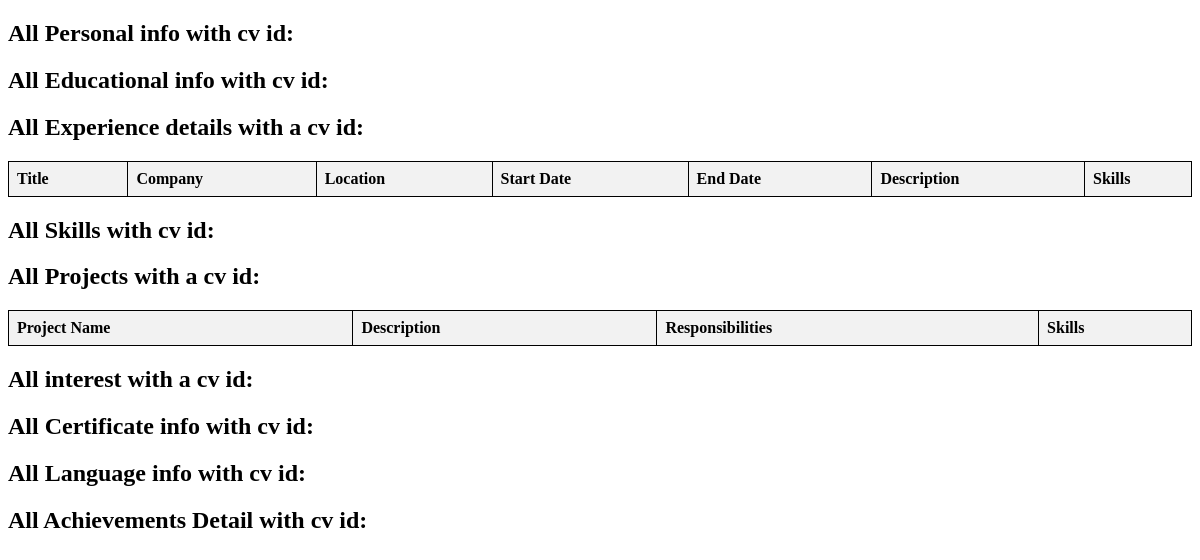
/queryall/12, run on an earlier commit of the app's database.
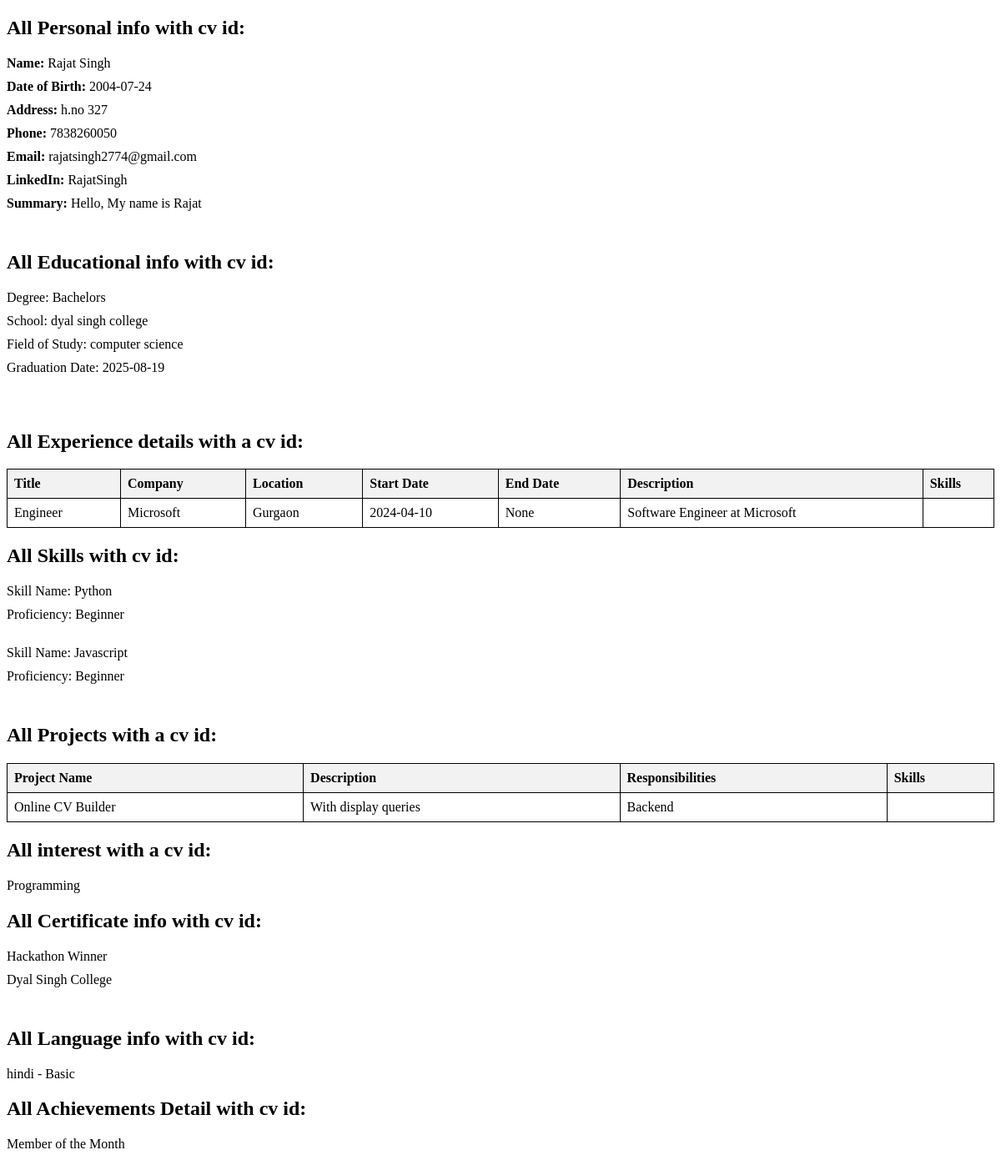
And on a later commit of the database.
### app.py (models this page shows)
class PersonalInformation(db.Model):
    PersonalInfoID = db.Column(db.Integer, primary_key=True)
    CV_ID = db.Column(db.Integer, db.ForeignKey('cv.CV_ID'), nullable=False)  # New column for CV ID
    Fname = db.Column(db.String(100), nullable=False)
    Lname = db.Column(db.String(100), nullable=False)
    DOB = db.Column(db.Date, nullable=False)
    Address = db.Column(db.String(255), nullable=False)
    Phn = db.Column(db.String(20), nullable=False)
    Email = db.Column(db.String(100), nullable=False)
    LinkedIn = db.Column(db.String(255))
    Summary = db.Column(db.Text)

class Education(db.Model):
    Edu_ID=db.Column(db.Integer,primary_key=True)
    CV_ID = db.Column(db.Integer, db.ForeignKey('cv.CV_ID'), nullable=False)
    Degree=db.Column(db.String(255),nullable=False)
    School=db.Column(db.String(255),nullable=False)
    FieldofStudy=db.Column(db.String(255),nullable=False)
    Grad_date=db.Column(db.Date,nullable=True)

class Experience(db.Model):
    __tablename__ = 'experience'
    ExpID = db.Column(db.Integer, primary_key=True)
    CV_ID = db.Column(db.Integer, db.ForeignKey('cv.CV_ID'), nullable=False)
    current_job = db.Column(db.Boolean, default=False)
    title = db.Column(db.String(255), nullable=False)
    company = db.Column(db.String(255), nullable=False)
    location = db.Column(db.String(255), nullable=False)  # Renamed from Location
    start_date = db.Column(db.Date, nullable=False)  # Renamed from StartDate
    end_date = db.Column(db.Date, nullable=True)  # Renamed from EndDate
    description = db.Column(db.String(255), nullable=False)  # Renamed from Desc
    skill_id=db.Column(db.Integer,db.ForeignKey('skills.SkillID'))

class Skills(db.Model):
    __tablename__ = 'skills'
    SkillID = db.Column(db.Integer, primary_key=True)
    CV_ID = db.Column(db.Integer, db.ForeignKey('cv.CV_ID'), nullable=False)
    skill_name = db.Column(db.String(255), nullable=False)  # Renamed from Skillname
    proficiency = db.Column(db.String(255), nullable=False)

class Project(db.Model):
    ProjectID=db.Column(db.Integer,primary_key=True)
    CV_ID = db.Column(db.Integer, db.ForeignKey('cv.CV_ID'), nullable=False)
    skill_id=db.Column(db.Integer,db.ForeignKey('skills.SkillID'))
    PrjtName=db.Column(db.String(255),nullable=False)
    Desc=db.Column(db.String(255),nullable =False)
    Responsibilities=db.Column(db.String(255),nullable=False)

class Interest(db.Model):
    CV_ID = db.Column(db.Integer, db.ForeignKey('cv.CV_ID'), nullable=False)
    InterestID = db.Column(db.Integer, primary_key=True)
    Userid = db.Column(db.Integer, db.ForeignKey('user.Userid'), nullable=False)
    interest_name = db.Column(db.String(255), nullable=False)

class Certificates(db.Model):
    CertificateID=db.Column(db.Integer,primary_key=True)
    CV_ID = db.Column(db.Integer, db.ForeignKey('cv.CV_ID'), nullable=False)
    Name=db.Column(db.String(255),nullable=False)
    Issuer=db.Column(db.String(255),nullable=False)

class Language(db.Model):
    CV_ID = db.Column(db.Integer, db.ForeignKey('cv.CV_ID'), nullable=False)
    LanguageID = db.Column(db.Integer, primary_key=True)
    Userid = db.Column(db.Integer, db.ForeignKey('user.Userid'), nullable=False)
    LangName = db.Column(db.String(100), nullable=False)
    Proficiency_Lang = db.Column(db.String(50), nullable=False)

class Achievement(db.Model):
    CV_ID = db.Column(db.Integer, db.ForeignKey('cv.CV_ID'), nullable=False)
    AchievID=db.Column(db.Integer,primary_key=True)
    desc=db.Column(db.String(255),nullable=False)

### app.py (the view)
@app.route('/queryall/<int:cv_id>')
def queryall(cv_id):
    personal_info = PersonalInformation.query.filter_by(CV_ID=cv_id).all()
    education_details = Education.query.filter_by(CV_ID=cv_id).all()
    Skill_details = Skills.query.filter_by(CV_ID=cv_id).all()
    Certificates_details = Certificates.query.filter_by(CV_ID=cv_id).all()
    interest_details = Interest.query.filter_by(CV_ID=cv_id).all()
    language_details = Language.query.filter_by(CV_ID=cv_id).all()
    Achievement_details = Achievement.query.filter_by(CV_ID=cv_id).all()
    experiences = Experience.query.filter_by(CV_ID=cv_id).all()
    experience_skills = {}
    for experience in experiences:
        skill_ids = [experience.skill_id]  # Assuming skill_id is a comma-separated string of skill IDs
        skill_names = [skill.skill_name for skill in Skills.query.filter(Skills.SkillID.in_(skill_ids))]
        experience_skills[experience.ExpID] = skill_names
    projects = Project.query.filter_by(CV_ID=cv_id).all()
    project_skills = {}
    for project in projects:
        skill_ids = [project.skill_id]  # Assuming skill_id is a comma-separated string of skill IDs
        skill_names = [skill.skill_name for skill in Skills.query.filter(Skills.SkillID.in_(skill_ids))]
        project_skills[project.ProjectID] = skill_names
    return render_template('Queries_all.html',Certificates_details=Certificates_details ,personal_info=personal_info, education_details=education_details,experiences=experiences, experience_skills=experience_skills,Skill_details=Skill_details,projects=projects, project_skills=project_skills,interest_details=interest_details,language_details=language_details,Achievement_details=Achievement_details)

### templates/Queries_all.html (shortened to what this page needs)
<!DOCTYPE html>
<html lang="en">
<head>
</head>
<body>
    <h2>All Personal info with cv id:</h2>
    <ul>
        {% for info in personal_info %}
            <li><strong>Name:</strong> {{ info.Fname }} {{ info.Lname }}</li>
            <li><strong>Date of Birth:</strong> {{ info.DOB }}</li>
            <li><strong>Address:</strong> {{ info.Address }}</li>
            <li><strong>Phone:</strong> {{ info.Phn }}</li>
            <li><strong>Email:</strong> {{ info.Email }}</li>
            <li><strong>LinkedIn:</strong> {{ info.LinkedIn }}</li>
            <li><strong>Summary:</strong> {{ info.Summary }}</li>
            <br>
        {% endfor %}
    </ul>
    <h2>All Educational info with cv id:</h2>
    <ul>
    {% for edu in education_details %}
        <li>Degree: {{ edu.Degree }}</li>
        <li>School: {{ edu.School }}</li>
        <li>Field of Study: {{ edu.FieldofStudy }}</li>
        <li>Graduation Date: {{ edu.Grad_date }}</li><br><br>
    {% endfor %}
    </ul>
    <h2>All Experience details with a cv id:</h2>
    <table>
        <thead>
            <tr>
                <th>Title</th>
                <th>Company</th>
                <th>Location</th>
                <th>Start Date</th>
                <th>End Date</th>
                <th>Description</th>
                <th>Skills</th>
            </tr>
        </thead>
        <tbody>
            {% for experience in experiences %}
                <tr>
                    <td>{{ experience.title }}</td>
                    <td>{{ experience.company }}</td>
                    <td>{{ experience.location }}</td>
                    <td>{{ experience.start_date }}</td>
                    <td>{{ experience.end_date }}</td>
                    <td>{{ experience.description }}</td>
                    <td>
                    </td>
                </tr>
            {% endfor %}
        </tbody>
    </table>
    <h2>All Skills with cv id:</h2>
    <ul>
    {% for skill in Skill_details %}
        <li>Skill Name: {{ skill.skill_name }}</li>
        <li>Proficiency: {{ skill.proficiency }}</li><br>
    {% endfor %}
    </ul>
    <h2>All Projects with a cv id:</h2>
    <table>
        <thead>
            <tr>
                <th>Project Name</th>
                <th>Description</th>
                <th>Responsibilities</th>
                <th>Skills</th>
            </tr>
        </thead>
        <tbody>
            {% for project in projects %}
                <tr>
                    <td>{{ project.PrjtName }}</td>
                    <td>{{ project.Desc }}</td>
                    <td>{{ project.Responsibilities }}</td>
                    <td>
                    </td>
                </tr>
            {% endfor %}
        </tbody>
    </table>
    <h2>All interest with a cv id:</h2>
    <ul>
    {% for interest in interest_details %}
        <li>{{ interest.interest_name }}</li>
    {% endfor %}
    </ul>
    <h2>All Certificate info with cv id:</h2>
    <ul>
    {% for cert in Certificates_details %}
        <li>{{ cert.Name }}</li>
        <li>{{ cert.Issuer }}</li><br>
    {% endfor %}
    </ul>
    <h2>All Language info with cv id:</h2>
    <ul>
    {% for language in language_details %}
        <li>{{ language.LangName }} - {{ language.Proficiency_Lang }}</li>
    {% endfor %}
    </ul>
    <h2>All Achievements Detail with cv id:</h2>
    <ul>
    {% for achievement in Achievement_details %}
        <li>{{ achievement.desc }}</li>
    {% endfor %}
    </ul>
</body>
</html>

### templates/Queries_all.html (style rules this page uses)
ul { list-style-type: none; padding: 0; }
li { margin-bottom: 10px; }
table { border-collapse: collapse; width: 100%; }
th, td { border: 1px solid black; padding: 8px; text-align: left; }
th { background-color: #f2f2f2; }
th:not(:last-child), td:not(:last-child) { padding-right: 20px; }

What changed in the data, as far as the page shows it:
added PersonalInformation: Fname "Rajat", Lname "Singh", DOB "2004-07-24", Address "h.no 327", Phn "7838260050", Email "rajatsingh2774@gmail.com", LinkedIn "RajatSingh", Summary "Hello, My name is Rajat"
added Education: Degree "Bachelors", School "dyal singh college", FieldofStudy "computer science", Grad_date "2025-08-19"
added Experience: title "Engineer", company "Microsoft", location "Gurgaon", start_date "2024-04-10", end_date "None", description "Software Engineer at Microsoft"
added Skills: skill_name "Python", proficiency "Beginner"
added Skills: skill_name "Javascript", proficiency "Beginner"
added Project: PrjtName "Online CV Builder", Desc "With display queries", Responsibilities "Backend"
added Interest: interest_name "Programming"
added Certificates: Name "Hackathon Winner", Issuer "Dyal Singh College"
added Language: LangName "hindi", Proficiency_Lang "Basic"
added Achievement: desc "Member of the Month"
